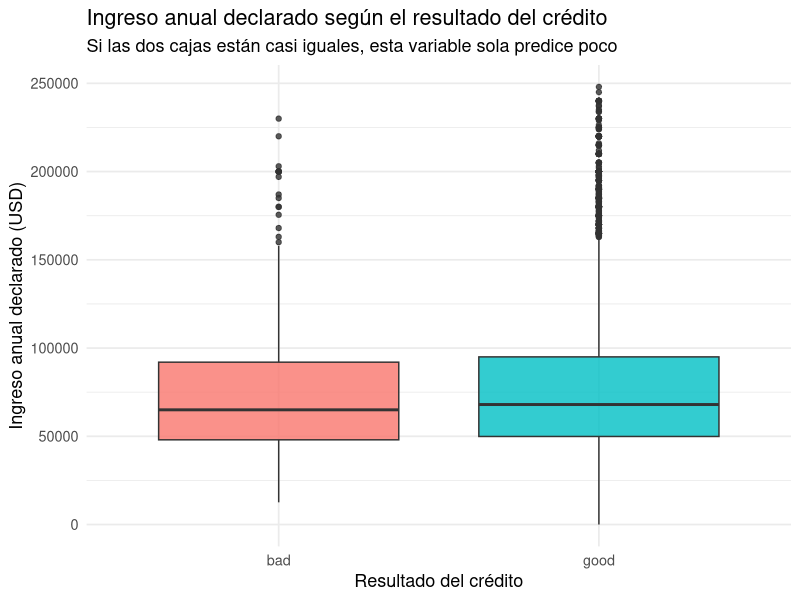
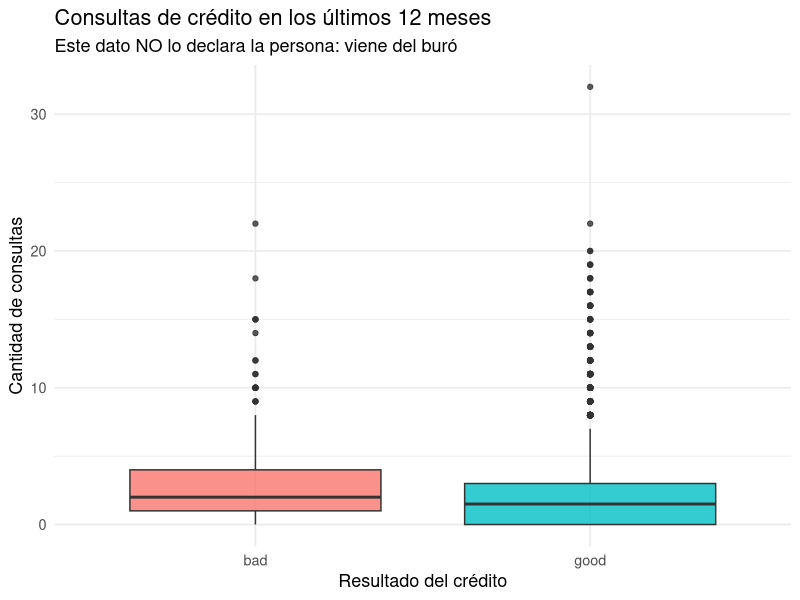

These figures' R source, in order:
install.packages(c("dplyr", "ggplot2", "modeldata", "wooldridge"))

library(dplyr)       
library(ggplot2)     
library(modeldata)   # donde vive la base de datos
data(lending_club)


count(lending_club, Class)
# good = pagó, bad = no pagó.

# El mismo dato en porcentaje
lending_club |>
  count(Class) |>
  mutate(porcentaje = round(100 * n / sum(n), 1))


declaradas <- c("funded_amnt",          # monto solicitado
                "term",                 # plazo
                "addr_state",           # estado de residencia
                "annual_inc",           # ingreso anual
                "emp_length",           # antigüedad laboral
                "verification_status")  # si se verificó el ingreso

buro <- c("delinq_2yrs",                 # moras en los últimos 2 años
          "inq_last_6mths",              # consultas de crédito en 6 meses
          "revol_util",                  # uso de la línea revolvente
          "acc_now_delinq",              # cuentas en mora hoy
          "open_il_6m",                  # cuentas a plazos abiertas en 6m
          "open_il_12m",
          "open_il_24m",
          "total_bal_il",                # saldo total a plazos
          "all_util",                    # utilización total del crédito
          "inq_fi",                      # consultas de entidades financieras
          "inq_last_12m",                # consultas en 12 meses
          "delinq_amnt",                 # monto actualmente en mora
          "num_il_tl",                   # número de cuentas a plazos
          "total_il_high_credit_limit")  # límite histórico


prohibidas <- c("int_rate", "sub_grade")

length(declaradas)
length(buro)

# ¿El ingreso declarado separa a los buenos de los malos?

lending_club |>
  filter(annual_inc < 250000) |>   # quitamos los casos extremos para ver mejor
  ggplot(aes(x = Class, y = annual_inc, fill = Class)) +
  geom_boxplot(alpha = 0.8) +
  labs(title    = "Ingreso anual declarado según el resultado del crédito",
       subtitle = "Si las dos cajas están casi iguales, esta variable sola predice poco",
       x        = "Resultado del crédito",
       y        = "Ingreso anual declarado (USD)") +
  theme_minimal(base_size = 13) +
  theme(legend.position = "none")


# ¿Las consultas de crédito recientes separan mejor?

lending_club |>
  ggplot(aes(x = Class, y = inq_last_12m, fill = Class)) +
  geom_boxplot(alpha = 0.8) +
  labs(title    = "Consultas de crédito en los últimos 12 meses",
       subtitle = "Este dato NO lo declara la persona: viene del buró",
       x        = "Resultado del crédito",
       y        = "Cantidad de consultas") +
  theme_minimal(base_size = 13) +
  theme(legend.position = "none")
